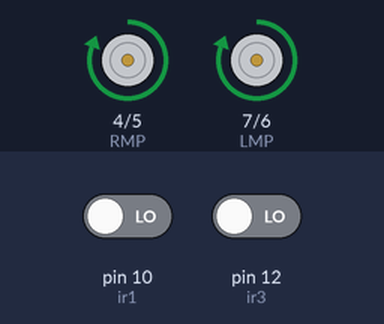
The sketch below on a simulated Arduino Uno, built with avr-gcc and run on an emulated ATmega328P. Parts: motor-driver pin pairs drawn as motors (green arrow = first pin HIGH = forward, orange = second pin HIGH = backward, longer = more drive). The inputs (shaded band) are chosen by the test bench; at power-on: pin 10 (ir1) LOW, pin 12 (ir3) LOW. What the sketch prints to the serial monitor is not drawn.

Above: at 1.2 s.
1.3 s: pin 10 (ir1) driven HIGH
At 2.4 s:
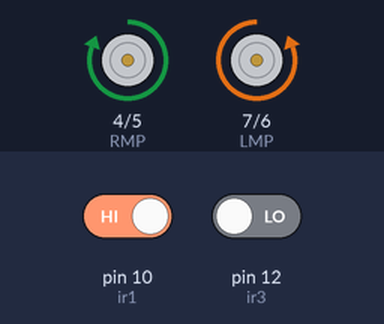
2.8 s: pin 10 (ir1) driven LOW
At 3.5 s:
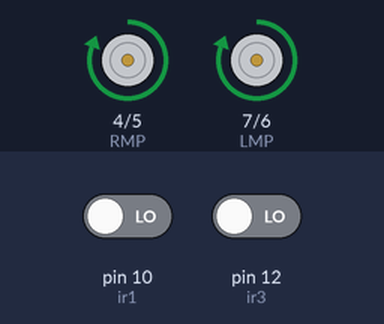
4.3 s: pin 12 (ir3) driven HIGH
At 4.6 s:
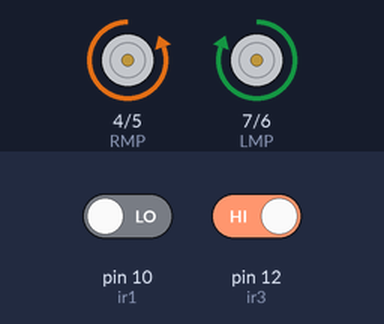
5.8 s: pin 12 (ir3) driven LOW
At 7.0 s:
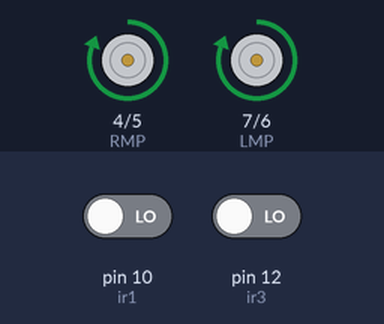
Timing chart, 0 to 8.3 s (numbered marks = the images above; inputs shaded):
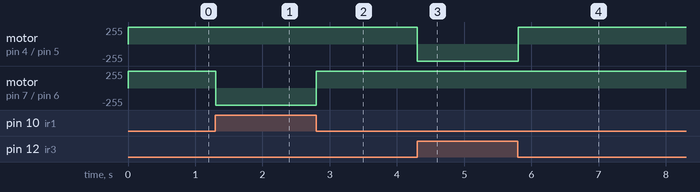

Measured:
- after the input at 1.3 s, motor on pin 7 (LMP) / pin 6 (LMN): forward 255/255 → backward 255/255 at once
- after the input at 2.8 s, motor on pin 7 (LMP) / pin 6 (LMN): backward 255/255 → forward 255/255 at once
- after the input at 4.3 s, motor on pin 4 (RMP) / pin 5 (RMN): forward 255/255 → backward 255/255 at once
- after the input at 5.8 s, motor on pin 4 (RMP) / pin 5 (RMN): backward 255/255 → forward 255/255 at once

The sketch:

2SensorLFR.ino
```cpp
int ir1 = 10;

int ir3 = 12;
int LMP = 7;
int LMN = 6;
int RMN = 5;
int RMP = 4;
int ir1v;

int ir3v;
void setup()
{
pinMode(ir1,INPUT);

pinMode(ir3,INPUT);
pinMode(LMP,OUTPUT);
pinMode(LMN,OUTPUT);
pinMode(RMP,OUTPUT);
pinMode(RMN,OUTPUT);
Serial.begin(9600);
}


void loop()
{
ir1v=digitalRead(ir1);

ir3v=digitalRead(ir3);
Serial.print(ir1v);Serial.print(ir3v);
if(ir1v==1  && ir3v==1)
 {     // move straight
digitalWrite(LMP,HIGH);
digitalWrite(LMN,LOW);
digitalWrite(RMP,HIGH);
digitalWrite(RMN,LOW);

}
else if(ir1v==1  && ir3v==0)
{     // turn right
digitalWrite(LMP,LOW);
digitalWrite(LMN,HIGH);
digitalWrite(RMP,HIGH);
digitalWrite(RMN,LOW);
}
else if(ir1v==0  && ir3v==1)
{     // turn left
digitalWrite(LMP,HIGH);
digitalWrite(LMN,LOW);
digitalWrite(RMP,LOW);
digitalWrite(RMN,HIGH);

}else if(ir1v==0  && ir3v==0)
{     // STRAIGHT
digitalWrite(LMP,HIGH);
digitalWrite(LMN,LOW);
digitalWrite(RMP,HIGH);
digitalWrite(RMN,LOW);
}}
```
